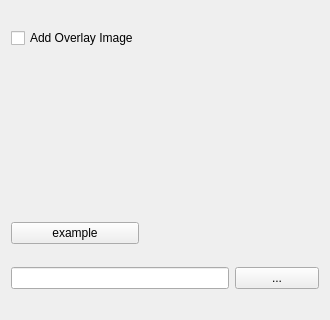
<?xml version="1.0" encoding="UTF-8"?>
<ui version="4.0">
 <class>Widget</class>
 <widget class="QWidget" name="Widget">
  <property name="geometry">
   <rect>
    <x>0</x>
    <y>0</y>
    <width>330</width>
    <height>320</height>
   </rect>
  </property>
  <property name="windowTitle">
   <string notr="true">Form</string>
  </property>
  <layout class="QGridLayout" name="gridLayout">
   <item row="1" column="2">
    <spacer name="horizontalSpacer">
     <property name="orientation">
      <enum>Qt::Horizontal</enum>
     </property>
     <property name="sizeHint" stdset="0">
      <size>
       <width>72</width>
       <height>20</height>
      </size>
     </property>
    </spacer>
   </item>
   <item row="4" column="2">
    <widget class="QPushButton" name="overlayButton">
     <property name="text">
      <string>...</string>
     </property>
    </widget>
   </item>
   <item row="1" column="0">
    <widget class="QLabel" name="image">
     <property name="sizePolicy">
      <sizepolicy hsizetype="Preferred" vsizetype="Preferred">
       <horstretch>128</horstretch>
       <verstretch>128</verstretch>
      </sizepolicy>
     </property>
     <property name="maximumSize">
      <size>
       <width>128</width>
       <height>128</height>
      </size>
     </property>
     <property name="text">
      <string/>
     </property>
     <property name="pixmap">
      <pixmap resource="../../reihenaufnahme/reihenaufnahme.qrc">:/reihenaufnahme/r1</pixmap>
     </property>
     <property name="scaledContents">
      <bool>true</bool>
     </property>
    </widget>
   </item>
   <item row="0" column="0">
    <widget class="QCheckBox" name="overlayCheckBox">
     <property name="text">
      <string>Add Overlay Image</string>
     </property>
    </widget>
   </item>
   <item row="2" column="0">
    <widget class="QPushButton" name="examplePushButton">
     <property name="text">
      <string>example</string>
     </property>
    </widget>
   </item>
   <item row="2" column="2">
    <spacer name="horizontalSpacer_2">
     <property name="orientation">
      <enum>Qt::Horizontal</enum>
     </property>
     <property name="sizeHint" stdset="0">
      <size>
       <width>40</width>
       <height>20</height>
      </size>
     </property>
    </spacer>
   </item>
   <item row="2" column="1">
    <spacer name="horizontalSpacer_3">
     <property name="orientation">
      <enum>Qt::Horizontal</enum>
     </property>
     <property name="sizeHint" stdset="0">
      <size>
       <width>40</width>
       <height>20</height>
      </size>
     </property>
    </spacer>
   </item>
   <item row="4" column="0" colspan="2">
    <widget class="QLineEdit" name="overlayImage">
     <property name="enabled">
      <bool>true</bool>
     </property>
    </widget>
   </item>
  </layout>
 </widget>
 <resources>
  <include location="../../reihenaufnahme/reihenaufnahme.qrc"/>
 </resources>
 <connections/>
</ui>
